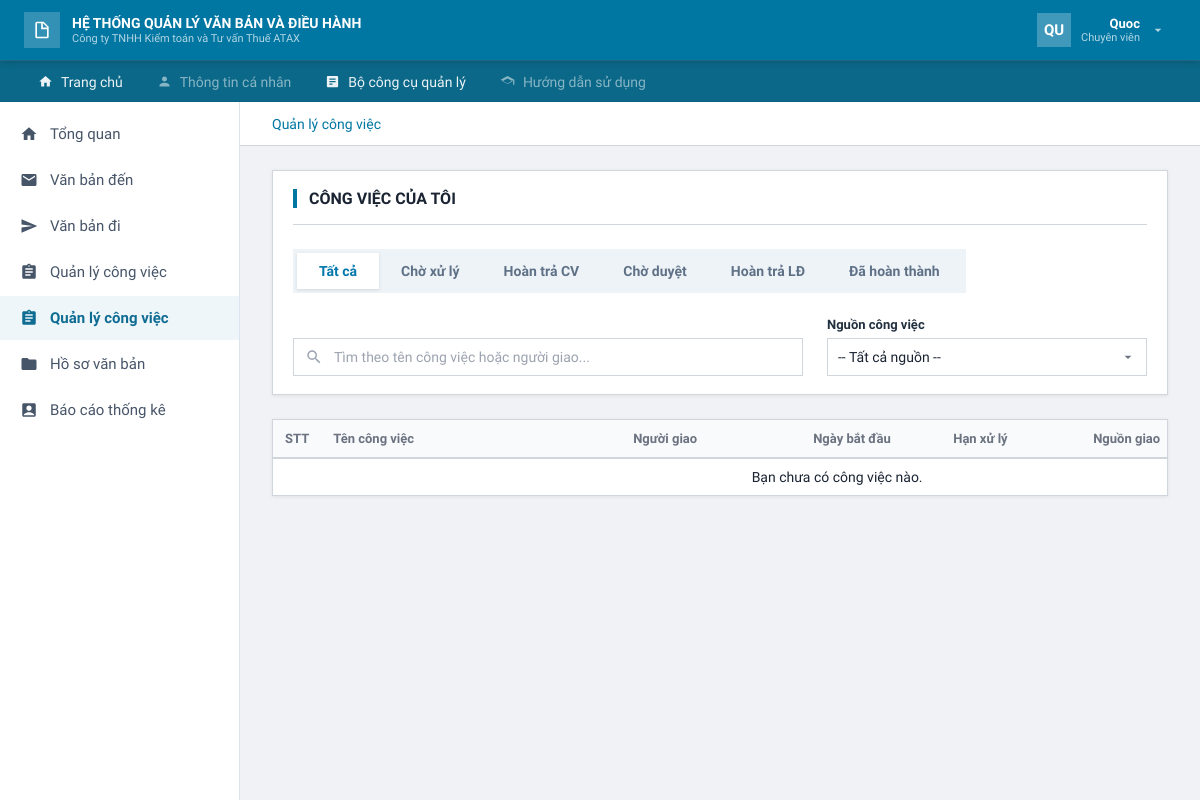
Page /xu-ly-cong-viec.html (signed in) on the earlier database version.
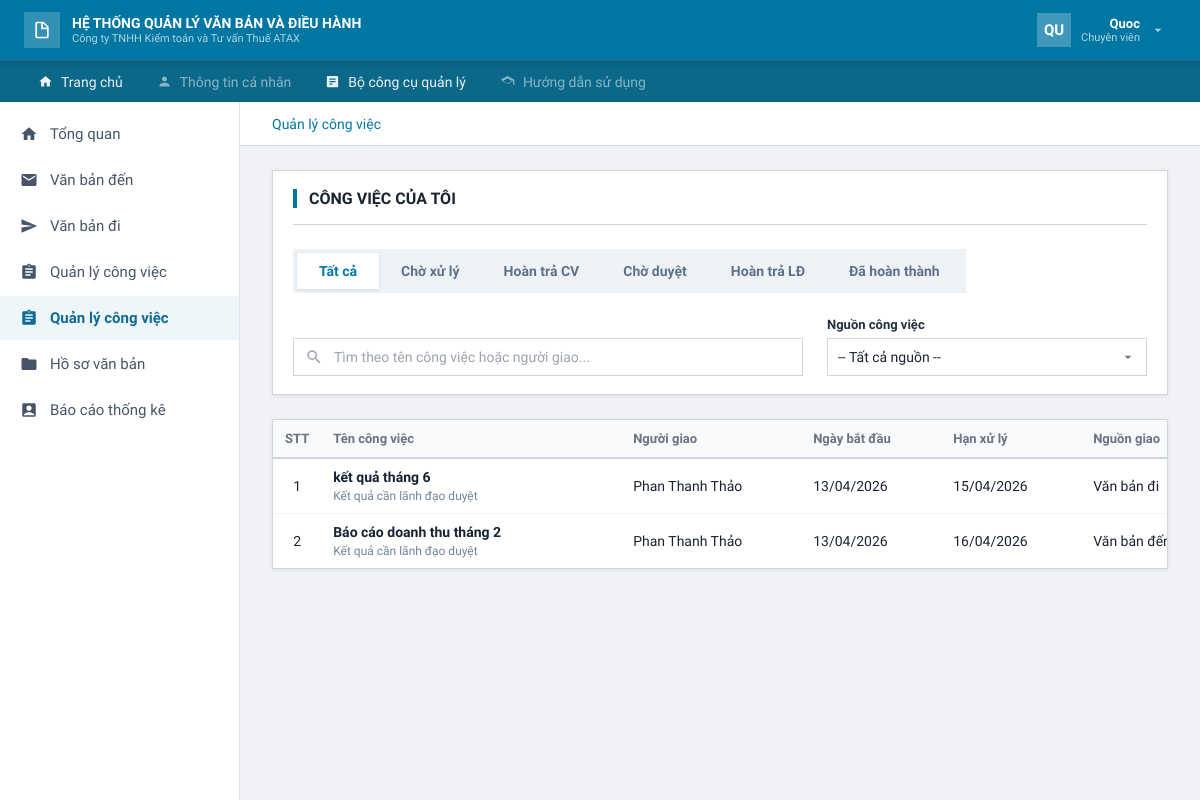
Same page on the later database version.
### apps/core/models.py (models this page shows, shortened)
class NguoiDung(models.Model):
    class ChucVu(models.TextChoices):
        QUAN_TRI = "Quản Trị Hệ Thống", "Quản Trị Hệ Thống"
        LANH_DAO = "Lãnh Đạo", "Lãnh Đạo"
        CHUYEN_VIEN = "Chuyên Viên", "Chuyên Viên"
        VAN_THU = "Văn Thư", "Văn Thư"
    CHUC_VU_CHOICES = ChucVu.choices
    nguoi_dung_id = models.AutoField(primary_key=True)
    tai_khoan = models.OneToOneField(
        settings.AUTH_USER_MODEL,
        on_delete=models.SET_NULL,
        db_column="tai_khoan_id",
        null=True,
        blank=True,
        related_name="nguoi_dung_core",
    )
    phong_ban = models.ForeignKey(
        "core.PhongBan",
        on_delete=models.SET_NULL,
        db_column="phong_ban_id",
        null=True,
        blank=True,
    )
    ho_va_ten = models.CharField(max_length=255, null=False)
    chuc_vu = models.CharField(
        max_length=255,
        null=False,
        choices=CHUC_VU_CHOICES,
    )
    email = models.EmailField(null=False, unique=True)
    sdt = models.CharField(max_length=50, null=True, blank=True)
    class Meta:
        db_table = "NguoiDung"

class CongViec(models.Model):
    class NguonGiao(models.TextChoices):
        VAN_BAN_DEN = "Văn bản đến", "Văn bản đến"
        VAN_BAN_DI = "Văn bản đi", "Văn bản đi"
    class TrangThai(models.TextChoices):
        CHO_XU_LY = "Chờ xử lý", "Chờ xử lý"
        DA_HOAN_THANH = "Đã hoàn thành", "Đã hoàn thành"
        HOAN_TRA_CV = "Hoàn trả_CV", "Hoàn trả CV"
        HOAN_TRA_LD = "Hoàn trả_LĐ", "Hoàn trả LĐ"
        CHO_DUYET = "Chờ duyệt", "Chờ duyệt"
    cong_viec_id = models.AutoField(primary_key=True)
    van_ban = models.ForeignKey(
        "core.VanBan",
        on_delete=models.CASCADE,
        db_column="van_ban_id",
        null=True,
        blank=True,
    )
    ten_cong_viec = models.CharField(max_length=255, null=False)
    noi_dung_cong_viec = models.TextField(null=False)
    nguon_giao = models.CharField(
        max_length=255,
        null=True,
        blank=True,
        choices=NguonGiao.choices,
    )
    trang_thai = models.CharField(
        max_length=255,
        null=False,
        choices=TrangThai.choices,
        default=TrangThai.CHO_XU_LY,
    )
    ngay_bat_dau = models.DateField(null=False)
    han_xu_ly = models.DateTimeField(null=False)
    ngay_cap_nhat_giao_viec = models.DateField(default=timezone.now)
    last_activity = models.DateTimeField(auto_now=True)
    ghi_chu = models.TextField(null=True, blank=True)
    ket_qua_xu_ly = models.TextField(null=True, blank=True)
    ngay_xu_ly = models.DateField(default=timezone.now)
    yeu_cau_phe_duyet = models.BooleanField(default=True)
    nguoi_giao = models.ForeignKey(
        "core.NguoiDung",
        on_delete=models.CASCADE,
        db_column="nguoi_giao_id",
        null=False,
        related_name="+",
    )
    nguoi_thuc_hien = models.ForeignKey(
        "core.NguoiDung",
        on_delete=models.CASCADE,
        db_column="nguoi_thuc_hien_id",
        null=False,
        related_name="+",
    )
    class Meta:
        db_table = "CongViec"

### apps/quanlycongviec/views.py (the view)
# urls.py: path("xu-ly-cong-viec.html", xu_ly_cong_viec, name="xu_ly_cong_viec"),
@login_required
@role_required(Customer.Role.CHUYEN_VIEN)
def xu_ly_cong_viec(request):
    tasks = _task_queryset().filter(nguoi_thuc_hien=request.user.core_profile).order_by("-last_activity")
    context = {
        "tasks": tasks,
        "status_choices": CongViec.TrangThai.choices,
    }
    return render(request, "quanlycongviec/cong-viec-cua-toi.html", context)

### apps/accounts/models.py (called while the page is built)
    @property
    def display_name(self):
        return (self.ho_va_ten or self.get_full_name() or self.username).strip()

    @property
    def display_role(self):
        return (self.chuc_vu or self.get_role_display()).strip()

    @property
    def initials(self):
        parts = [part for part in self.display_name.split() if part]
        if len(parts) >= 2:
            return f"{parts[0][0]}{parts[-1][0]}".upper()
        if parts:
            return parts[0][:2].upper()
        return self.username[:2].upper()

    def has_role(self, *roles):
        return self.is_superuser or self.role in roles

    @property
    def core_profile(self):
        try:
            return self.nguoi_dung_core
        except ObjectDoesNotExist:
            return self.sync_core_profile()

### apps/core/context_processors.py (called while the page is built)
def _resolve_url(url_name):
    if not url_name:
        return "#", False
    try:
        return reverse(url_name), True
    except NoReverseMatch:
        return "#", False

### apps/templates/quanlycongviec/cong-viec-cua-toi.html (shortened to what this page needs)
{% extends "base.html" %}
{% block breadcrumb %}
<a href="{% url 'quanlycongviec:xu_ly_cong_viec' %}">Quản lý công việc</a>
{% endblock %}
{% block content %}
<div class="filter-card" style="margin-bottom: 24px;">
    <div style="display:flex; justify-content:space-between; align-items:center;">
        <h3 class="my-task-card-title">Công việc của tôi</h3>
    </div>
    <hr style="border:none; border-top:1px solid var(--border-color); margin:16px 0 24px 0;">
    <div style="margin-bottom: 24px;">
        <div class="my-task-filter-tabs" id="filterTabs">
            <button type="button" class="my-task-filter-tab active" data-status="">Tất cả</button>
            <button type="button" class="my-task-filter-tab" data-status="Chờ xử lý">Chờ xử lý</button>
            <button type="button" class="my-task-filter-tab" data-status="Hoàn trả_CV">Hoàn trả CV</button>
            <button type="button" class="my-task-filter-tab" data-status="Chờ duyệt">Chờ duyệt</button>
            <button type="button" class="my-task-filter-tab" data-status="Hoàn trả_LĐ">Hoàn trả LĐ</button>
            <button type="button" class="my-task-filter-tab" data-status="Đã hoàn thành">Đã hoàn thành</button>
        </div>
    </div>
    <div style="display:grid; grid-template-columns: 1fr 320px; gap:24px; align-items:end;">
        <div class="search-input-wrap" style="position:relative;">
            <input id="keywordInput" type="text" class="form-control"
                placeholder="Tìm theo tên công việc hoặc người giao..."
                style="padding-left:40px; width:100%; font-size:14px; padding-top:10px; padding-bottom:10px;">
        </div>
        <div>
            <label style="font-weight:700; font-size:13px; margin-bottom:6px; display:block; color:#22313f;">Nguồn công việc</label>
            <select id="sourceInput" class="form-control" style="font-size:14px; padding:10px;">
                <option value="">-- Tất cả nguồn --</option>
            </select>
        </div>
    </div>
</div>
<div class="table-container">
    <div style="overflow-x:auto;">
        <table class="data-table">
            <thead style="background:#F8FAFC;">
                <tr>
                    <th class="text-center" style="width:72px;">STT</th>
                    <th style="min-width:300px;">Tên công việc</th>
                    <th style="min-width:180px;">Người giao</th>
                    <th style="min-width:140px;">Ngày bắt đầu</th>
                    <th style="min-width:140px;">Hạn xử lý</th>
                    <th style="min-width:160px;">Nguồn giao</th>
                </tr>
            </thead>
            <tbody id="taskBody">
                {% for task in tasks %}
                <tr class="my-task-row" data-id="{{ task.pk }}" data-status="{{ task.trang_thai }}" data-source="{{ task.nguon_giao|default:'' }}">
                    <td class="text-center">{{ forloop.counter }}</td>
                    <td>
                        <span class="my-task-name">{{ task.ten_cong_viec }}</span>
                        {% if task.yeu_cau_phe_duyet %}
                        <div class="my-task-subnote">Kết quả cần lãnh đạo duyệt</div>
                        {% endif %}
                    </td>
                    <td>{{ task.nguoi_giao.ho_va_ten }}</td>
                    <td>{{ task.ngay_bat_dau|date:"d/m/Y" }}</td>
                    <td>{{ task.han_xu_ly|date:"d/m/Y" }}</td>
                    <td>{{ task.nguon_giao|default:"-" }}</td>
                </tr>
                {% empty %}
                <tr>
                    <td colspan="7" class="my-task-empty">Bạn chưa có công việc nào.</td>
                </tr>
                {% endfor %}
            </tbody>
        </table>
    </div>
</div>
{% endblock %}

### apps/templates/base.html (shortened to what this page needs)
<!DOCTYPE html>
<html lang="vi">
<head>
    {% load static %}
    <link rel="stylesheet" href="{% static 'assets/css/style.css' %}">
</head>
<body>
<div class="app-layout">
    <header class="app-header">
        <div class="header-brand">
            <div class="header-brand-icon">
                <svg width="20" height="20" viewBox="0 0 24 24">
                    <path d="M14 2H6a2 2 0 0 0-2 2v16a2 2 0 0 0 2 2h12a2 2 0 0 0 2-2V8l-6-6zm-1 1.5L18.5 9H13V3.5zM6 20V4h5v7h7v9H6z"/>
                </svg>
            </div>
            <div class="header-brand-text">
                <h1>HỆ THỐNG QUẢN LÝ VĂN BẢN VÀ ĐIỀU HÀNH</h1>
                <p>Công ty TNHH Kiểm toán và Tư vấn Thuế ATAX</p>
            </div>
        </div>
        <div class="header-user" id="headerUserBtn">
            <div class="header-avatar" id="headerAvatar">
                {{ shell_user.initials|default:"ND" }}
            </div>
            <div class="header-user-info">
                <div class="user-name" id="headerUserName">
                    {{ shell_user.display_name|default:"Người dùng" }}
                </div>
                <div class="user-role" id="headerUserRole">
                    {{ shell_user.role_display|default:"Vai trò" }}
                </div>
            </div>
            <svg width="16" height="16" viewBox="0 0 24 24" fill="rgba(255,255,255,0.7)">
                <path d="M7 10l5 5 5-5H7z"/>
            </svg>
        </div>
    </header>
    <nav class="header-nav">
        <div class="header-nav-list">
            {% for item in top_menu_items %}
                <a
                    href="{{ item.href }}"
                    class="header-nav-link{% if item.active %} active{% endif %}{% if not item.is_enabled %} is-disabled{% endif %}"
                    {% if not item.is_enabled %}onclick="return false;" aria-disabled="true" title="{{ item.help_text }}"{% endif %}
                >
                    <svg width="15" height="15" viewBox="0 0 24 24">
                        <path d="{{ item.icon_path }}"/>
                    </svg>
                    {{ item.label }}
                </a>
            {% endfor %}
        </div>
    </nav>
    <div class="app-body">
        <aside class="app-sidebar">
            <nav class="sidebar-nav">
                {% for item in sidebar_menu_items %}
                    <div class="sidebar-nav-item">
                        <a
                            href="{{ item.href }}"
                            class="sidebar-nav-link{% if item.active %} active{% endif %}{% if not item.is_enabled %} is-disabled{% endif %}"
                        >
                            <svg width="18" height="18" viewBox="0 0 24 24">
                                <path d="{{ item.icon_path }}"/>
                            </svg>
                            {{ item.label }}
                        </a>
                    </div>
                {% endfor %}
            </nav>
        </aside>
        <main class="app-content">
            <div class="breadcrumb-bar">
                {% block breadcrumb %}{% endblock %}
            </div>
            {% block page_wrapper %}
                <div class="page-main">
                    {% block content %}{% endblock %}
                </div>
            {% endblock %}
        </main>
    </div>
</div>
</body>
</html>

Differences in the rows shown:
no longer on this page (row unchanged): NguoiDung: role_display "Chuyên viên"
added CongViec: ten_cong_viec "kết quả tháng 6", yeu_cau_phe_duyet "Kết quả cần lãnh đạo duyệt", nguoi_giao.ho_va_ten "Phan Thanh Thảo", ngay_bat_dau "13/04/2026", han_xu_ly "15/04/2026", nguon_giao "Văn bản đi"
added CongViec: ten_cong_viec "Báo cáo doanh thu tháng 2", yeu_cau_phe_duyet "Kết quả cần lãnh đạo duyệt", nguoi_giao.ho_va_ten "Phan Thanh Thảo", ngay_bat_dau "13/04/2026", han_xu_ly "16/04/2026", nguon_giao "Văn bản…"
Other differences:
{{ shell_user.role_display|default:"Vai trò" }}: (not shown) → "Chuyên viên"
text no longer shown: "Bạn chưa có công việc nào."
